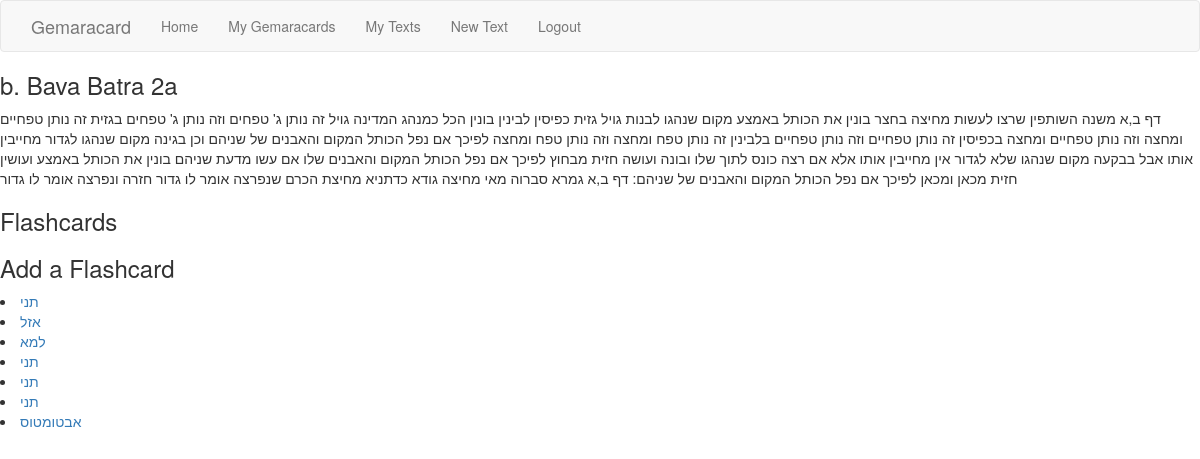
Before: /text/1/ (signed in) with the older database file.
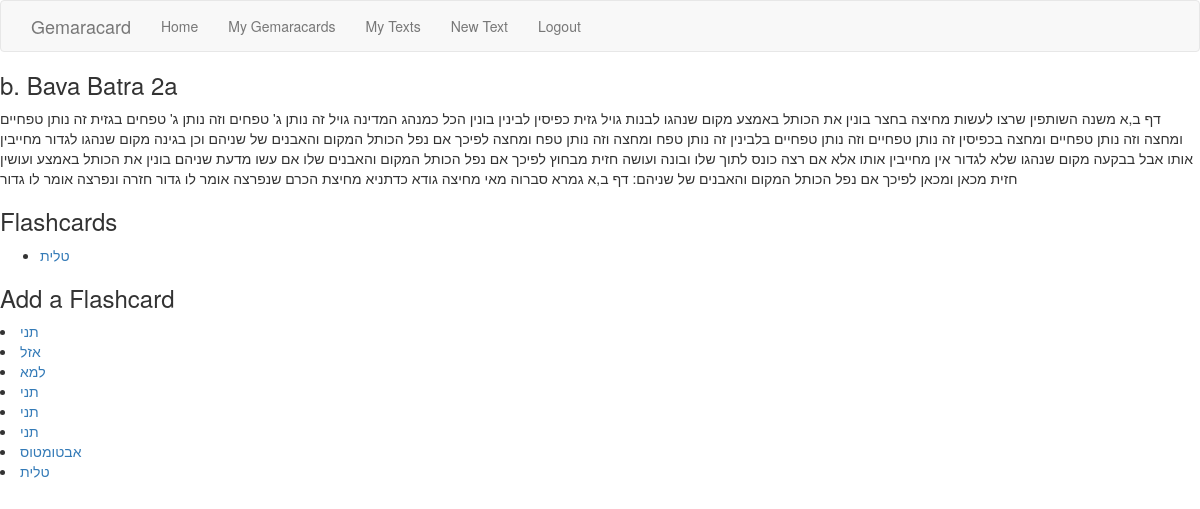
After: the same page with the newer database file.
### flashcard/models.py (models this page shows, shortened)
class Flashcard(models.Model):
    vocab_term = models.CharField(max_length=200, blank=False)
    HEBREW = 'HEB'
    ARAMAIC = 'ARAM'
    LOANWORD = 'LW'
    LANGUAGE_CHOICES = (
        (HEBREW, 'Hebrew'),
        (ARAMAIC, 'Aramaic'),
        (LOANWORD, 'Loanword')
    )
    language = models.CharField(
        max_length=4,
        choices=LANGUAGE_CHOICES,
        default=HEBREW,
    )
    loanword_language = models.TextField(blank=True)
    VERB = 'VERB'
    NOUN = 'NOUN'
    ADJECTIVE = 'ADJ'
    PREPOSITION = 'PREP'
    ADVERB = 'ADV'
    OTHER = 'OTHER'
    POS_CHOICES = (
        (VERB, 'Verb'),
        (NOUN, 'Noun'),
        (ADJECTIVE, 'Adjective'),
        (PREPOSITION, 'Preposition'),
        (ADVERB, 'Adverb'),
        (OTHER, 'Other'),
    )
    part_of_speech = models.CharField(
        max_length=5,
        choices=POS_CHOICES,
        default=NOUN,
    )
    root = models.CharField(max_length=4, blank=True)
    page_number = models.IntegerField(blank=True, default=0)
    translation = models.TextField(blank=True)
    notes = models.TextField(blank=True)
    published_date = models.DateTimeField(auto_now=True)
    author = models.ForeignKey(User)

### flashcard/views.py (the view)
# urls.py: url(r'^text/(?P<pk>\d+)/$', text_detail, name='text_detail'),
@login_required
def text_detail(request, pk):
    try:
        text = Text.objects.get(pk=pk)
    except Text.DoesNotExist:
        raise Http404
    text_flashcards = text.flashcards.all()
    user_flashcards = Flashcard.objects.filter(author=request.user)
    context = {'text': text, 'text_flashcards': text_flashcards, 'user_flashcards': user_flashcards}
    return render(request, 'text.html', context)

### flashcard/models.py (called while the page is built)
    def __str__(self):
        return self.name

### flashcard/templates/text.html
{% extends "base.html" %}
{% block content %}
<div class="text">
<h3>{{ text }}</h3>
<p>{{ text.text }}</p>
</div>
<div class="flashcard-list">
  <h3>Flashcards</h3>
  <ul>
    {% for flashcard in text_flashcards %}
      <li><a href="{% url 'flashcard_detail' flashcard.pk %}">{{ flashcard.vocab_term }}</a></li>
    {% endfor %}
  </ul>
</div>
<div>
  <h3>Add a Flashcard</h3>
  {% for flashcard in user_flashcards %}
    <li><a href="{% url 'link_flashcard_and_text' text_pk=text.pk card_pk=flashcard.pk%}">{{ flashcard.vocab_term }}</a></li>
  {% endfor %}
</div>
{% endblock %}

Changed rows visible on the page:
added Flashcard: vocab_term "טלית"
